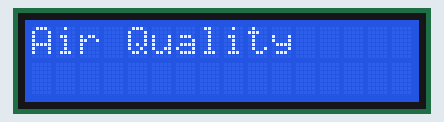
This sketch was run on a simulated ESP32. Parts: 16×2 character LCD. WiFi joins after 1.5 s; servers stay silent unless stated. At 63.6 s the program restarts the board; the recording ends there.

Above: at 0.1 s.
At 5.1 s:
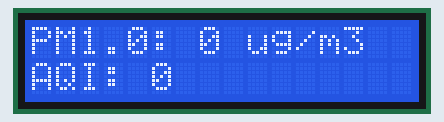
At 10.1 s:
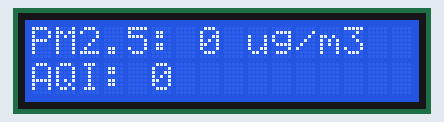
At 15.1 s:
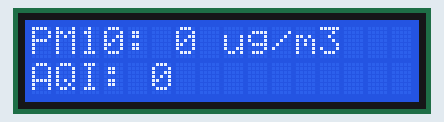

The sketch:

pms_sensor_lcdreadable.ino
```cpp
#include <WiFi.h>
#include <ThingSpeak.h>
#include <LiquidCrystal_I2C.h>

/* ================== WiFi Settings ================== */
const char* ssid = "";
const char* password = "";

/* ================= ThingSpeak Settings ============== */
unsigned long channelID = 0;
const char* writeAPIKey = "";

/* ================= PMS7003 Settings ================= */
#define PMS_RX 16
#define PMS_TX 17

HardwareSerial pmsSerial(2);   // ✅ UART2
WiFiClient client;

uint8_t buffer[32];

/* ================= LCD ================= */
LiquidCrystal_I2C lcd(0x27, 16, 2);

/* ================= Watchdog ================= */
unsigned long lastHealthyTime = 0;
#define AUTO_RESET_TIMEOUT 60000UL   // ✅ 60 seconds

/* ================= WiFi Reconnect ================= */
unsigned long lastWiFiCheck = 0;
const unsigned long wifiCheckInterval = 10000;

/* ================= LCD Rotation ================= */
unsigned long lastLCDUpdate = 0;
uint8_t lcdPage = 0;   // 0=PM1, 1=PM2.5, 2=PM10

/* ================= PMS7003 Read ================= */

bool readPMSdata() {
  if (pmsSerial.available() < 32) return false;

  // Resync to frame header
  while (pmsSerial.available() && pmsSerial.read() != 0x42);
  if (pmsSerial.read() != 0x4D) return false;

  buffer[0] = 0x42;
  buffer[1] = 0x4D;

  for (int i = 2; i < 32; i++) {
    buffer[i] = pmsSerial.read();
  }

  uint16_t sum = 0;
  for (int i = 0; i < 30; i++) sum += buffer[i];

  uint16_t checksum = (buffer[30] << 8) | buffer[31];
  return (sum == checksum);
}

uint16_t getValue(int index) {
  return (buffer[index] << 8) | buffer[index + 1];
}

/* ================= AQI ================= */

int calcAQI(float C, float Cl, float Ch, int Il, int Ih) {
  return (int)((Ih - Il) * (C - Cl) / (Ch - Cl) + Il);
}

int AQI_PM25(float pm25) {
  if (pm25 <= 12.0)   return calcAQI(pm25, 0.0, 12.0, 0, 50);
  if (pm25 <= 35.4)   return calcAQI(pm25, 12.1, 35.4, 51, 100);
  if (pm25 <= 55.4)   return calcAQI(pm25, 35.5, 55.4, 101, 150);
  if (pm25 <= 150.4)  return calcAQI(pm25, 55.5, 150.4, 151, 200);
  if (pm25 <= 250.4)  return calcAQI(pm25, 150.5, 250.4, 201, 300);
  if (pm25 <= 350.4)  return calcAQI(pm25, 250.5, 350.4, 301, 400);
  return calcAQI(pm25, 350.5, 500.4, 401, 500);
}

int AQI_PM10(float pm10) {
  if (pm10 <= 54)    return calcAQI(pm10, 0, 54, 0, 50);
  if (pm10 <= 154)   return calcAQI(pm10, 55, 154, 51, 100);
  if (pm10 <= 254)   return calcAQI(pm10, 155, 254, 101, 150);
  if (pm10 <= 354)   return calcAQI(pm10, 255, 354, 151, 200);
  if (pm10 <= 424)   return calcAQI(pm10, 355, 424, 201, 300);
  if (pm10 <= 504)   return calcAQI(pm10, 425, 504, 301, 400);
  return calcAQI(pm10, 505, 604, 401, 500);
}

/* ================= WiFi Helper ================= */

void ensureWiFiConnected() {
  if (WiFi.status() == WL_CONNECTED) return;

  WiFi.disconnect();
  WiFi.begin(ssid, password);

  unsigned long start = millis();
  while (WiFi.status() != WL_CONNECTED && millis() - start < 30000) {
    delay(500);
  }

  if (WiFi.status() != WL_CONNECTED) ESP.restart();
}

/* ================= Setup ================= */

void setup() {
  Serial.begin(115200);
  pmsSerial.begin(9600, SERIAL_8N1, PMS_RX, PMS_TX);

  lcd.init();
  lcd.backlight();
  lcd.print("Air Quality");
  delay(2000);
  lcd.clear();

  WiFi.mode(WIFI_STA);
  WiFi.setAutoReconnect(true);
  WiFi.begin(ssid, password);

  while (WiFi.status() != WL_CONNECTED) delay(500);

  ThingSpeak.begin(client);
  lastHealthyTime = millis();
}

/* ================= Loop ================= */

void loop() {

  if (millis() - lastHealthyTime > AUTO_RESET_TIMEOUT) ESP.restart();

  if (millis() - lastWiFiCheck > wifiCheckInterval) {
    lastWiFiCheck = millis();
    ensureWiFiConnected();
  }

  static uint16_t pm1 = 0, pm25 = 0, pm10 = 0;
  static int aqi = 0;

  if (readPMSdata()) {
    pm1  = getValue(10);
    pm25 = getValue(12);
    pm10 = getValue(14);
    aqi  = max(AQI_PM25(pm25), AQI_PM10(pm10));

    lastHealthyTime = millis();   // ✅ feed watchdog
  }

  /* ===== LCD ROTATION (5s) ===== */
  if (millis() - lastLCDUpdate > 5000) {
    lastLCDUpdate = millis();
    lcd.clear();

    // ----- Line 1: PM value + unit -----
    lcd.setCursor(0, 0);
    if (lcdPage == 0) {
      lcd.print("PM1.0: ");
      lcd.print(pm1);
      lcd.print(" ug/m3");
    }
    else if (lcdPage == 1) {
      lcd.print("PM2.5: ");
      lcd.print(pm25);
      lcd.print(" ug/m3");
    }
    else {
      lcd.print("PM10: ");
      lcd.print(pm10);
      lcd.print(" ug/m3");
    }

    // ----- Line 2: AQI always -----
    lcd.setCursor(0, 1);
    lcd.print("AQI: ");
    lcd.print(aqi);

    lcdPage = (lcdPage + 1) % 3;
  }


  /* ===== ThingSpeak ===== */
  static unsigned long lastUpload = 0;
  if (millis() - lastUpload > 20000 && WiFi.status() == WL_CONNECTED) {
    lastUpload = millis();

    ThingSpeak.setField(1, pm1);
    ThingSpeak.setField(2, pm25);
    ThingSpeak.setField(3, pm10);
    ThingSpeak.setField(4, aqi);
    ThingSpeak.writeFields(channelID, writeAPIKey);
  }
}
```

Measured:
- by itself, everything shown: repeats every 15.0 s, in 3 steps
- what the display in image 1 shows lasts 5.0 s, from 5.0 s to 10.0 s
- what the display in image 3 shows lasts 5.3 s, from 15.0 s to 20.3 s
